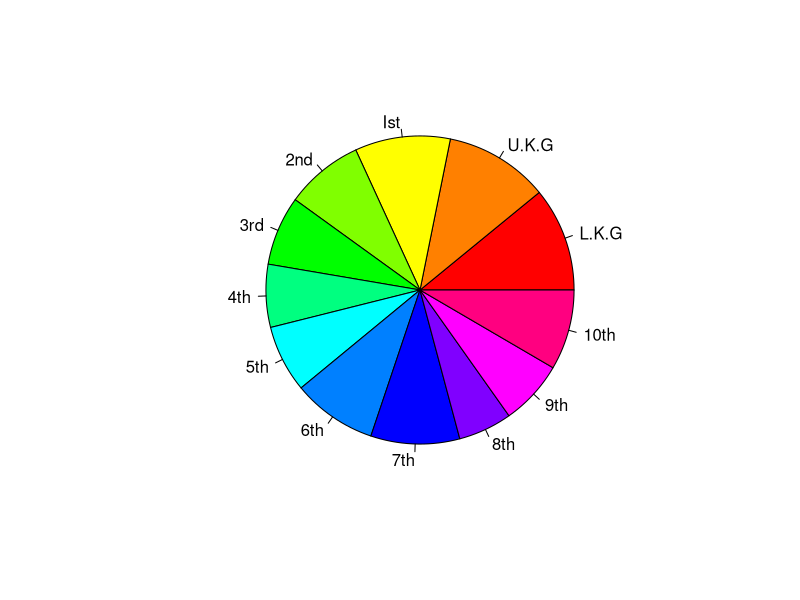

Recreate this plot in R.
classNames = c("L.K.G","U.K.G",'Ist',"2nd",'3rd','4th','5th','6th'
                    ,'7th','8th','9th','10th')

classStrength = c(240,240,220,180,160,145,155,195,205,124,149,185)

pie(classStrength,classNames,col = rainbow(length(classNames)))